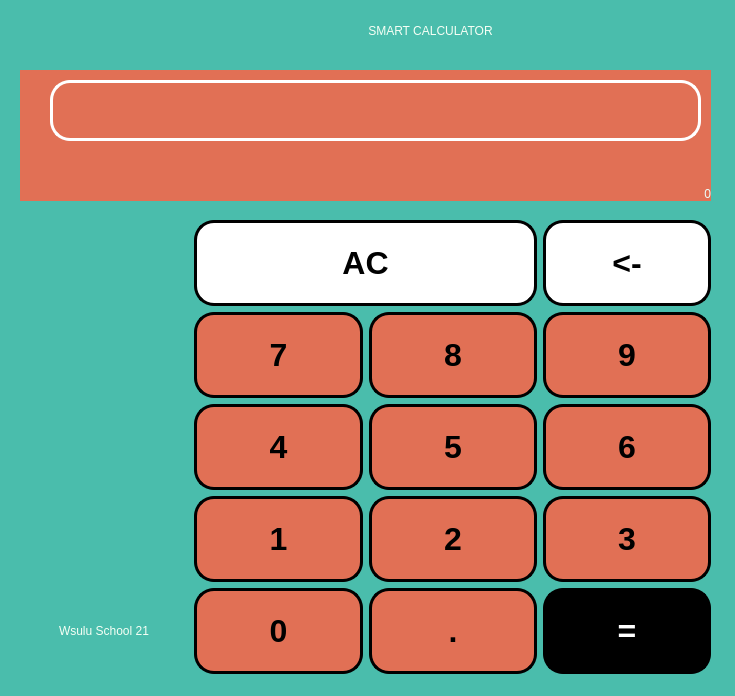
<?xml version="1.0" encoding="UTF-8"?>
<ui version="4.0">
 <class>Choice</class>
 <widget class="QDialog" name="Choice">
  <property name="geometry">
   <rect>
    <x>0</x>
    <y>0</y>
    <width>735</width>
    <height>696</height>
   </rect>
  </property>
  <property name="minimumSize">
   <size>
    <width>735</width>
    <height>696</height>
   </size>
  </property>
  <property name="maximumSize">
   <size>
    <width>735</width>
    <height>696</height>
   </size>
  </property>
  <property name="windowTitle">
   <string>Dialog</string>
  </property>
  <property name="styleSheet">
   <string notr="true">background-color: #4abdac;</string>
  </property>
  <widget class="QLabel" name="label_4">
   <property name="geometry">
    <rect>
     <x>10</x>
     <y>10</y>
     <width>841</width>
     <height>41</height>
    </rect>
   </property>
   <property name="styleSheet">
    <string notr="true">font: 700 24pt &quot;Copperplate&quot;;
color: rgb(246, 255, 245);</string>
   </property>
   <property name="text">
    <string>SMART CALCULATOR</string>
   </property>
   <property name="alignment">
    <set>Qt::AlignCenter</set>
   </property>
  </widget>
  <widget class="QLabel" name="show">
   <property name="geometry">
    <rect>
     <x>20</x>
     <y>70</y>
     <width>691</width>
     <height>131</height>
    </rect>
   </property>
   <property name="layoutDirection">
    <enum>Qt::LeftToRight</enum>
   </property>
   <property name="autoFillBackground">
    <bool>false</bool>
   </property>
   <property name="styleSheet">
    <string notr="true">color: rgb(236, 255, 251);
font: 700 40pt &quot;Orbitron&quot;;
background: #e17055;</string>
   </property>
   <property name="text">
    <string>0</string>
   </property>
   <property name="alignment">
    <set>Qt::AlignBottom|Qt::AlignRight|Qt::AlignTrailing</set>
   </property>
   <property name="margin">
    <number>0</number>
   </property>
  </widget>
  <widget class="QLineEdit" name="inter">
   <property name="geometry">
    <rect>
     <x>50</x>
     <y>80</y>
     <width>651</width>
     <height>61</height>
    </rect>
   </property>
   <property name="styleSheet">
    <string notr="true">color: rgb(236, 255, 251);
font: 700 35pt &quot;Orbitron&quot;;
   width: 100%;
    height: 80px;
    border-radius: 20px;
    border: 3px solid white;
    font-size: 2rem;
    background: #e17055;</string>
   </property>
   <property name="alignment">
    <set>Qt::AlignRight|Qt::AlignTrailing|Qt::AlignVCenter</set>
   </property>
  </widget>
  <widget class="QWidget" name="layoutWidget">
   <property name="geometry">
    <rect>
     <x>20</x>
     <y>220</y>
     <width>691</width>
     <height>456</height>
    </rect>
   </property>
   <layout class="QGridLayout" name="gridLayout">
    <item row="4" column="0">
     <widget class="QLabel" name="label_2">
      <property name="styleSheet">
       <string notr="true">font: 700 35pt &quot;Copperplate&quot;;
color: rgb(246, 255, 245);</string>
      </property>
      <property name="text">
       <string>Wsulu School 21</string>
      </property>
      <property name="alignment">
       <set>Qt::AlignCenter</set>
      </property>
     </widget>
    </item>
    <item row="2" column="1">
     <widget class="QPushButton" name="pButton_4">
      <property name="font">
       <font>
        <pointsize>24</pointsize>
        <italic>false</italic>
        <bold>true</bold>
        <stylestrategy>PreferAntialias</stylestrategy>
       </font>
      </property>
      <property name="cursor">
       <cursorShape>ArrowCursor</cursorShape>
      </property>
      <property name="mouseTracking">
       <bool>false</bool>
      </property>
      <property name="tabletTracking">
       <bool>false</bool>
      </property>
      <property name="styleSheet">
       <string notr="true">QPushButton {
   width: 100%;
    height: 80px;
    border-radius: 20px;
    border: 3px solid black;
    font-size: 2rem;
    color: black;
    font-family: 'Orbitron', serif;
  background: #e17055;
    
}
QPushButton:pressed {
    background-color: qlineargradient(x1: 0, y1: 0, x2: 0, y2: 1,
                                      stop: 0 #BEBEBE, stop: 1 #D7D7D7);
}</string>
      </property>
      <property name="text">
       <string>4</string>
      </property>
      <property name="shortcut">
       <string notr="true"/>
      </property>
      <property name="checkable">
       <bool>false</bool>
      </property>
      <property name="checked">
       <bool>false</bool>
      </property>
      <property name="autoExclusive">
       <bool>false</bool>
      </property>
      <property name="autoDefault">
       <bool>false</bool>
      </property>
      <property name="default">
       <bool>false</bool>
      </property>
     </widget>
    </item>
    <item row="4" column="1">
     <widget class="QPushButton" name="pButton_0">
      <property name="font">
       <font>
        <pointsize>24</pointsize>
        <italic>false</italic>
        <bold>true</bold>
        <stylestrategy>PreferAntialias</stylestrategy>
       </font>
      </property>
      <property name="cursor">
       <cursorShape>ArrowCursor</cursorShape>
      </property>
      <property name="mouseTracking">
       <bool>false</bool>
      </property>
      <property name="tabletTracking">
       <bool>false</bool>
      </property>
      <property name="styleSheet">
       <string notr="true">QPushButton {
   width: 100%;
    height: 80px;
    border-radius: 20px;
    border: 3px solid black;
    font-size: 2rem;
    color: black;
    font-family: 'Orbitron', serif;
background: #e17055;
    
}
QPushButton:pressed {
    background-color: qlineargradient(x1: 0, y1: 0, x2: 0, y2: 1,
                                      stop: 0 #BEBEBE, stop: 1 #D7D7D7);
}</string>
      </property>
      <property name="text">
       <string>0</string>
      </property>
      <property name="shortcut">
       <string notr="true"/>
      </property>
      <property name="checkable">
       <bool>false</bool>
      </property>
      <property name="checked">
       <bool>false</bool>
      </property>
      <property name="autoExclusive">
       <bool>false</bool>
      </property>
      <property name="autoDefault">
       <bool>false</bool>
      </property>
      <property name="default">
       <bool>false</bool>
      </property>
     </widget>
    </item>
    <item row="2" column="2">
     <widget class="QPushButton" name="pButton_5">
      <property name="font">
       <font>
        <pointsize>24</pointsize>
        <italic>false</italic>
        <bold>true</bold>
        <stylestrategy>PreferAntialias</stylestrategy>
       </font>
      </property>
      <property name="cursor">
       <cursorShape>ArrowCursor</cursorShape>
      </property>
      <property name="mouseTracking">
       <bool>false</bool>
      </property>
      <property name="tabletTracking">
       <bool>false</bool>
      </property>
      <property name="styleSheet">
       <string notr="true">QPushButton {
   width: 100%;
    height: 80px;
    border-radius: 20px;
    border: 3px solid black;
    font-size: 2rem;
    color: black;
    font-family: 'Orbitron', serif;
background: #e17055;
    
}
QPushButton:pressed {
    background-color: qlineargradient(x1: 0, y1: 0, x2: 0, y2: 1,
                                      stop: 0 #BEBEBE, stop: 1 #D7D7D7);
}</string>
      </property>
      <property name="text">
       <string>5</string>
      </property>
      <property name="shortcut">
       <string notr="true"/>
      </property>
      <property name="checkable">
       <bool>false</bool>
      </property>
      <property name="checked">
       <bool>false</bool>
      </property>
      <property name="autoExclusive">
       <bool>false</bool>
      </property>
      <property name="autoDefault">
       <bool>false</bool>
      </property>
      <property name="default">
       <bool>false</bool>
      </property>
     </widget>
    </item>
    <item row="1" column="3">
     <widget class="QPushButton" name="pButton_9">
      <property name="font">
       <font>
        <pointsize>24</pointsize>
        <italic>false</italic>
        <bold>true</bold>
        <stylestrategy>PreferAntialias</stylestrategy>
       </font>
      </property>
      <property name="cursor">
       <cursorShape>ArrowCursor</cursorShape>
      </property>
      <property name="mouseTracking">
       <bool>false</bool>
      </property>
      <property name="tabletTracking">
       <bool>false</bool>
      </property>
      <property name="styleSheet">
       <string notr="true">QPushButton {
   width: 100%;
    height: 80px;
    border-radius: 20px;
    border: 3px solid black;
    font-size: 2rem;
    color: black;
    font-family: 'Orbitron', serif;
background: #e17055;
    
}
QPushButton:pressed {
    background-color: qlineargradient(x1: 0, y1: 0, x2: 0, y2: 1,
                                      stop: 0 #BEBEBE, stop: 1 #D7D7D7);
}</string>
      </property>
      <property name="text">
       <string>9</string>
      </property>
      <property name="shortcut">
       <string notr="true"/>
      </property>
      <property name="checkable">
       <bool>false</bool>
      </property>
      <property name="checked">
       <bool>false</bool>
      </property>
      <property name="autoExclusive">
       <bool>false</bool>
      </property>
      <property name="autoDefault">
       <bool>false</bool>
      </property>
      <property name="default">
       <bool>false</bool>
      </property>
     </widget>
    </item>
    <item row="4" column="3">
     <widget class="QPushButton" name="pButton_equals">
      <property name="font">
       <font>
        <pointsize>24</pointsize>
        <italic>false</italic>
        <bold>true</bold>
        <stylestrategy>PreferAntialias</stylestrategy>
       </font>
      </property>
      <property name="cursor">
       <cursorShape>ArrowCursor</cursorShape>
      </property>
      <property name="mouseTracking">
       <bool>false</bool>
      </property>
      <property name="tabletTracking">
       <bool>false</bool>
      </property>
      <property name="styleSheet">
       <string notr="true">QPushButton {
   width: 100%;
    height: 80px;
    border-radius: 20px;
    border: 3px solid black;
    font-size: 2rem;
    color: white;
    font-family: 'Orbitron', serif;
    background: black;
}
QPushButton:pressed {
    background-color: qlineargradient(x1: 0, y1: 0, x2: 0, y2: 1,
                                      stop: 0 #BEBEBE, stop: 1 #D7D7D7);
}</string>
      </property>
      <property name="text">
       <string>=</string>
      </property>
      <property name="shortcut">
       <string notr="true"/>
      </property>
      <property name="checkable">
       <bool>false</bool>
      </property>
      <property name="checked">
       <bool>false</bool>
      </property>
      <property name="autoExclusive">
       <bool>false</bool>
      </property>
      <property name="autoDefault">
       <bool>false</bool>
      </property>
      <property name="default">
       <bool>false</bool>
      </property>
     </widget>
    </item>
    <item row="0" column="3">
     <widget class="QPushButton" name="pButton_del">
      <property name="font">
       <font>
        <pointsize>24</pointsize>
        <italic>false</italic>
        <bold>true</bold>
        <stylestrategy>PreferAntialias</stylestrategy>
       </font>
      </property>
      <property name="cursor">
       <cursorShape>ArrowCursor</cursorShape>
      </property>
      <property name="mouseTracking">
       <bool>false</bool>
      </property>
      <property name="tabletTracking">
       <bool>false</bool>
      </property>
      <property name="styleSheet">
       <string notr="true">QPushButton {
   width: 100%;
    height: 80px;
    border-radius: 20px;
    border: 3px solid black;
    font-size: 2rem;
    color: black;
    font-family: 'Orbitron', serif;
    background: white;
    
}
QPushButton:pressed {
    background-color: qlineargradient(x1: 0, y1: 0, x2: 0, y2: 1,
                                      stop: 0 #BEBEBE, stop: 1 #D7D7D7);
}</string>
      </property>
      <property name="text">
       <string>&lt;-</string>
      </property>
      <property name="shortcut">
       <string notr="true"/>
      </property>
      <property name="checkable">
       <bool>false</bool>
      </property>
      <property name="checked">
       <bool>false</bool>
      </property>
      <property name="autoExclusive">
       <bool>false</bool>
      </property>
      <property name="autoDefault">
       <bool>false</bool>
      </property>
      <property name="default">
       <bool>false</bool>
      </property>
     </widget>
    </item>
    <item row="1" column="2">
     <widget class="QPushButton" name="pButton_8">
      <property name="font">
       <font>
        <pointsize>24</pointsize>
        <italic>false</italic>
        <bold>true</bold>
        <stylestrategy>PreferAntialias</stylestrategy>
       </font>
      </property>
      <property name="cursor">
       <cursorShape>ArrowCursor</cursorShape>
      </property>
      <property name="mouseTracking">
       <bool>false</bool>
      </property>
      <property name="tabletTracking">
       <bool>false</bool>
      </property>
      <property name="styleSheet">
       <string notr="true">QPushButton {
   width: 100%;
    height: 80px;
    border-radius: 20px;
    border: 3px solid black;
    font-size: 2rem;
    color: black;
    font-family: 'Orbitron', serif;
    background: #e17055;
    
}
QPushButton:pressed {
    background-color: qlineargradient(x1: 0, y1: 0, x2: 0, y2: 1,
                                      stop: 0 #BEBEBE, stop: 1 #D7D7D7);
}</string>
      </property>
      <property name="text">
       <string>8</string>
      </property>
      <property name="shortcut">
       <string notr="true"/>
      </property>
      <property name="checkable">
       <bool>false</bool>
      </property>
      <property name="checked">
       <bool>false</bool>
      </property>
      <property name="autoExclusive">
       <bool>false</bool>
      </property>
      <property name="autoDefault">
       <bool>false</bool>
      </property>
      <property name="default">
       <bool>false</bool>
      </property>
     </widget>
    </item>
    <item row="3" column="3">
     <widget class="QPushButton" name="pButton_3">
      <property name="font">
       <font>
        <pointsize>24</pointsize>
        <italic>false</italic>
        <bold>true</bold>
        <stylestrategy>PreferAntialias</stylestrategy>
       </font>
      </property>
      <property name="cursor">
       <cursorShape>ArrowCursor</cursorShape>
      </property>
      <property name="mouseTracking">
       <bool>false</bool>
      </property>
      <property name="tabletTracking">
       <bool>false</bool>
      </property>
      <property name="styleSheet">
       <string notr="true">QPushButton {
   width: 100%;
    height: 80px;
    border-radius: 20px;
    border: 3px solid black;
    font-size: 2rem;
    color: black;
    font-family: 'Orbitron', serif;
background: #e17055;
    
}
QPushButton:pressed {
    background-color: qlineargradient(x1: 0, y1: 0, x2: 0, y2: 1,
                                      stop: 0 #BEBEBE, stop: 1 #D7D7D7);
}</string>
      </property>
      <property name="text">
       <string>3</string>
      </property>
      <property name="shortcut">
       <string notr="true"/>
      </property>
      <property name="checkable">
       <bool>false</bool>
      </property>
      <property name="checked">
       <bool>false</bool>
      </property>
      <property name="autoExclusive">
       <bool>false</bool>
      </property>
      <property name="autoDefault">
       <bool>false</bool>
      </property>
      <property name="default">
       <bool>false</bool>
      </property>
     </widget>
    </item>
    <item row="3" column="2">
     <widget class="QPushButton" name="pButton_2">
      <property name="font">
       <font>
        <pointsize>24</pointsize>
        <italic>false</italic>
        <bold>true</bold>
        <stylestrategy>PreferAntialias</stylestrategy>
       </font>
      </property>
      <property name="cursor">
       <cursorShape>ArrowCursor</cursorShape>
      </property>
      <property name="mouseTracking">
       <bool>false</bool>
      </property>
      <property name="tabletTracking">
       <bool>false</bool>
      </property>
      <property name="styleSheet">
       <string notr="true">QPushButton {
   width: 100%;
    height: 80px;
    border-radius: 20px;
    border: 3px solid black;
    font-size: 2rem;
    color: black;
    font-family: 'Orbitron', serif;
background: #e17055;
    
}
QPushButton:pressed {
    background-color: qlineargradient(x1: 0, y1: 0, x2: 0, y2: 1,
                                      stop: 0 #BEBEBE, stop: 1 #D7D7D7);
}</string>
      </property>
      <property name="text">
       <string>2</string>
      </property>
      <property name="shortcut">
       <string notr="true"/>
      </property>
      <property name="checkable">
       <bool>false</bool>
      </property>
      <property name="checked">
       <bool>false</bool>
      </property>
      <property name="autoExclusive">
       <bool>false</bool>
      </property>
      <property name="autoDefault">
       <bool>false</bool>
      </property>
      <property name="default">
       <bool>false</bool>
      </property>
     </widget>
    </item>
    <item row="1" column="1">
     <widget class="QPushButton" name="pButton_7">
      <property name="font">
       <font>
        <pointsize>24</pointsize>
        <italic>false</italic>
        <bold>true</bold>
        <stylestrategy>PreferAntialias</stylestrategy>
       </font>
      </property>
      <property name="cursor">
       <cursorShape>ArrowCursor</cursorShape>
      </property>
      <property name="mouseTracking">
       <bool>false</bool>
      </property>
      <property name="tabletTracking">
       <bool>false</bool>
      </property>
      <property name="styleSheet">
       <string notr="true">QPushButton {
   width: 100%;
    height: 80px;
    border-radius: 20px;
    border: 3px solid black;
    font-size: 2rem;
    color: black;
    font-family: 'Orbitron', serif;
    background: #e17055;
    
}
QPushButton:pressed {
    background-color: qlineargradient(x1: 0, y1: 0, x2: 0, y2: 1,
                                      stop: 0 #BEBEBE, stop: 1 #D7D7D7);
}</string>
      </property>
      <property name="text">
       <string>7</string>
      </property>
      <property name="shortcut">
       <string notr="true"/>
      </property>
      <property name="checkable">
       <bool>false</bool>
      </property>
      <property name="checked">
       <bool>false</bool>
      </property>
      <property name="autoExclusive">
       <bool>false</bool>
      </property>
      <property name="autoDefault">
       <bool>false</bool>
      </property>
      <property name="default">
       <bool>false</bool>
      </property>
     </widget>
    </item>
    <item row="4" column="2">
     <widget class="QPushButton" name="pButton_dot">
      <property name="font">
       <font>
        <pointsize>24</pointsize>
        <italic>false</italic>
        <bold>true</bold>
        <stylestrategy>PreferAntialias</stylestrategy>
       </font>
      </property>
      <property name="cursor">
       <cursorShape>ArrowCursor</cursorShape>
      </property>
      <property name="mouseTracking">
       <bool>false</bool>
      </property>
      <property name="tabletTracking">
       <bool>false</bool>
      </property>
      <property name="styleSheet">
       <string notr="true">QPushButton {
   width: 100%;
    height: 80px;
    border-radius: 20px;
    border: 3px solid black;
    font-size: 2rem;
    color: black;
    font-family: 'Orbitron', serif;
background: #e17055;
    
}
QPushButton:pressed {
    background-color: qlineargradient(x1: 0, y1: 0, x2: 0, y2: 1,
                                      stop: 0 #BEBEBE, stop: 1 #D7D7D7);
}</string>
      </property>
      <property name="text">
       <string>.</string>
      </property>
      <property name="shortcut">
       <string notr="true"/>
      </property>
      <property name="checkable">
       <bool>false</bool>
      </property>
      <property name="checked">
       <bool>false</bool>
      </property>
      <property name="autoExclusive">
       <bool>false</bool>
      </property>
      <property name="autoDefault">
       <bool>false</bool>
      </property>
      <property name="default">
       <bool>false</bool>
      </property>
     </widget>
    </item>
    <item row="2" column="3">
     <widget class="QPushButton" name="pButton_6">
      <property name="font">
       <font>
        <pointsize>24</pointsize>
        <italic>false</italic>
        <bold>true</bold>
        <stylestrategy>PreferAntialias</stylestrategy>
       </font>
      </property>
      <property name="cursor">
       <cursorShape>ArrowCursor</cursorShape>
      </property>
      <property name="mouseTracking">
       <bool>false</bool>
      </property>
      <property name="tabletTracking">
       <bool>false</bool>
      </property>
      <property name="styleSheet">
       <string notr="true">QPushButton {
   width: 100%;
    height: 80px;
    border-radius: 20px;
    border: 3px solid black;
    font-size: 2rem;
    color: black;
    font-family: 'Orbitron', serif;
background: #e17055;
    
}
QPushButton:pressed {
    background-color: qlineargradient(x1: 0, y1: 0, x2: 0, y2: 1,
                                      stop: 0 #BEBEBE, stop: 1 #D7D7D7);
}</string>
      </property>
      <property name="text">
       <string>6</string>
      </property>
      <property name="shortcut">
       <string notr="true"/>
      </property>
      <property name="checkable">
       <bool>false</bool>
      </property>
      <property name="checked">
       <bool>false</bool>
      </property>
      <property name="autoExclusive">
       <bool>false</bool>
      </property>
      <property name="autoDefault">
       <bool>false</bool>
      </property>
      <property name="default">
       <bool>false</bool>
      </property>
     </widget>
    </item>
    <item row="3" column="1">
     <widget class="QPushButton" name="pButton_1">
      <property name="font">
       <font>
        <pointsize>24</pointsize>
        <italic>false</italic>
        <bold>true</bold>
        <stylestrategy>PreferAntialias</stylestrategy>
       </font>
      </property>
      <property name="cursor">
       <cursorShape>ArrowCursor</cursorShape>
      </property>
      <property name="mouseTracking">
       <bool>false</bool>
      </property>
      <property name="tabletTracking">
       <bool>false</bool>
      </property>
      <property name="styleSheet">
       <string notr="true">QPushButton {
   width: 100%;
    height: 80px;
    border-radius: 20px;
    border: 3px solid black;
    font-size: 2rem;
    color: black;
    font-family: 'Orbitron', serif;
background: #e17055;
    
}
QPushButton:pressed {
    background-color: qlineargradient(x1: 0, y1: 0, x2: 0, y2: 1,
                                      stop: 0 #BEBEBE, stop: 1 #D7D7D7);
}</string>
      </property>
      <property name="text">
       <string>1</string>
      </property>
      <property name="shortcut">
       <string notr="true"/>
      </property>
      <property name="checkable">
       <bool>false</bool>
      </property>
      <property name="checked">
       <bool>false</bool>
      </property>
      <property name="autoExclusive">
       <bool>false</bool>
      </property>
      <property name="autoDefault">
       <bool>false</bool>
      </property>
      <property name="default">
       <bool>false</bool>
      </property>
     </widget>
    </item>
    <item row="0" column="1" colspan="2">
     <widget class="QPushButton" name="pushpButton_AC">
      <property name="font">
       <font>
        <pointsize>24</pointsize>
        <italic>false</italic>
        <bold>true</bold>
        <stylestrategy>PreferAntialias</stylestrategy>
       </font>
      </property>
      <property name="cursor">
       <cursorShape>ArrowCursor</cursorShape>
      </property>
      <property name="mouseTracking">
       <bool>false</bool>
      </property>
      <property name="tabletTracking">
       <bool>false</bool>
      </property>
      <property name="styleSheet">
       <string notr="true">QPushButton {
   width: 100%;
    height: 80px;
    border-radius: 20px;
    border: 3px solid black;
    font-size: 2rem;
    color: black;
    font-family: 'Orbitron', serif;
    background: white;
    
}
QPushButton:pressed {
    background-color: qlineargradient(x1: 0, y1: 0, x2: 0, y2: 1,
                                      stop: 0 #BEBEBE, stop: 1 #D7D7D7);
}</string>
      </property>
      <property name="text">
       <string>AC</string>
      </property>
      <property name="shortcut">
       <string notr="true"/>
      </property>
      <property name="checkable">
       <bool>false</bool>
      </property>
      <property name="checked">
       <bool>false</bool>
      </property>
      <property name="autoExclusive">
       <bool>false</bool>
      </property>
      <property name="autoDefault">
       <bool>false</bool>
      </property>
      <property name="default">
       <bool>false</bool>
      </property>
     </widget>
    </item>
   </layout>
  </widget>
 </widget>
 <resources/>
 <connections/>
</ui>
